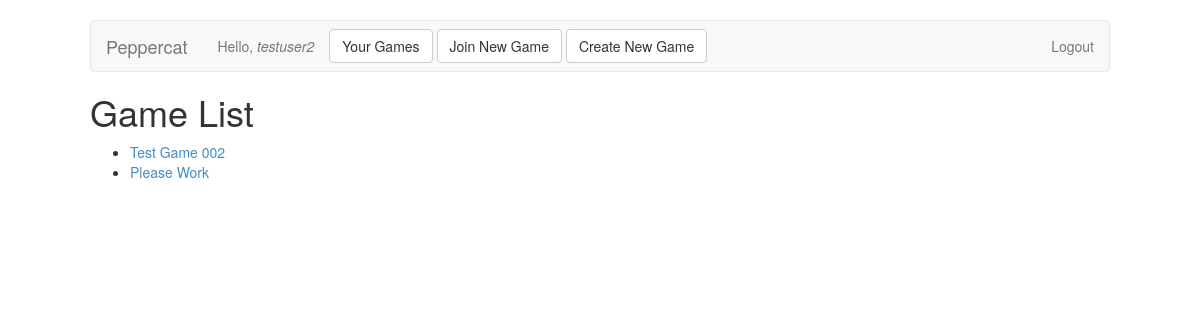
/game (signed in), run on an earlier commit of the app's database.
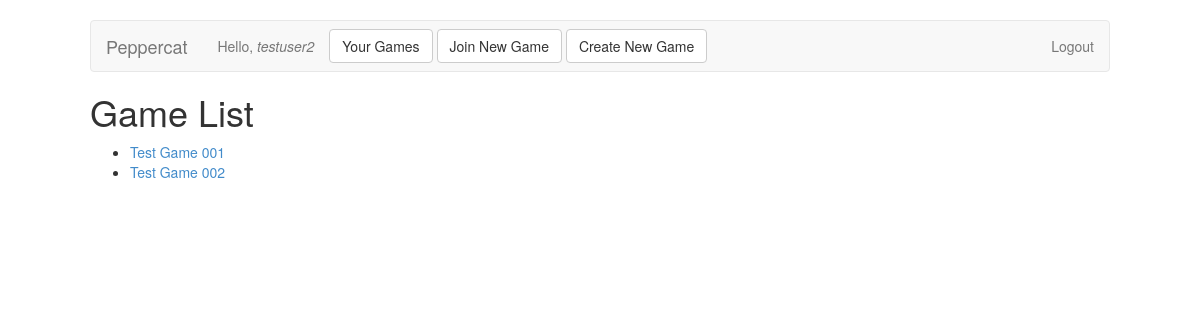
And on a later commit of the database.
### peppercat/models.py (models this page shows, shortened)
class Game(db.Model):
	__tablename__ = 'games'
	id            = db.Column(db.Integer, primary_key = True)
	name          = db.Column(db.String())
	date          = db.Column(db.DateTime())
	private       = db.Column(db.Boolean())
	current_scene = db.Column(db.Integer, db.ForeignKey('scenes.id'))
	game_master   = db.Column(db.Integer, db.ForeignKey('users.id'))

### peppercat/routes.py (the view)
@app.route('/game')
def gamelist():
	if 'email' not in session:
		return redirect(url_for('login'))
	gamelist = User.query.filter_by(email = session['email']).first().games
	return render_template('gamelist.html', gamelist = gamelist, user = session['username'])

### peppercat/templates/gamelist.html (shortened to what this page needs)
{% extends "layout.html" %}
{% block content %}
	<h1>Game List</h1>
	{% if gamelist %}
		<ul>
		{% for game in gamelist %}
			<li><a href="{{ url_for('game', id = game.id) }}">{{ game.name }}</a></li>
		{% endfor %}
		</ul>
	{% endif %}
{% endblock %}

What changed in the data, as far as the page shows it:
removed Game: name "Please Work"
now on this page (row edited): Game: name "Test Game 001"
